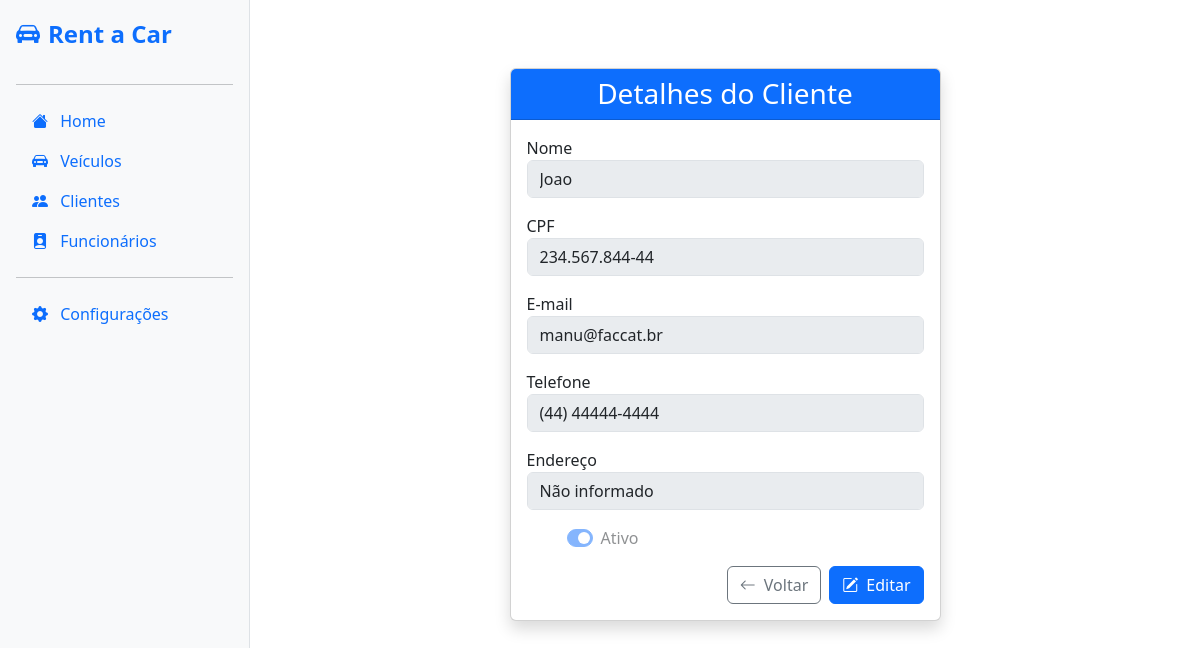
Page /client/39/ on the committed database.
### client/models.py (models this page shows, shortened)
class Client(models.Model):
    name = models.CharField(max_length=255, verbose_name="Nome")
    cpf = models.CharField(max_length=11, unique=True, verbose_name="CPF")
    email = models.EmailField(verbose_name="E-mail")
    address = models.TextField(blank=True, null=True, verbose_name="Endereço")
    phone = models.CharField(max_length=11, verbose_name="Telefone")
    active = models.BooleanField(default=True, verbose_name="Ativo")
    class Meta:
        verbose_name = "Cliente"
        verbose_name_plural = "Clientes"
    @property
    def cpf_formatado(self):
        cpf = self.cpf
        return f"{cpf[:3]}.{cpf[3:6]}.{cpf[6:9]}-{cpf[9:]}"
    @property
    def phone_formatado(self):
        if len(self.phone) == 11:
            ddd = self.phone[:2]
            parte1 = self.phone[2:7]
            parte2 = self.phone[7:]
            return f"({ddd}) {parte1}-{parte2}"
        return self.phone  # se não tiver 11 dígitos, retorna como está

### client/views.py (the view)
# urls.py: path('<int:id>/', views.client_detail, name='client_detail'),
def client_detail(request, id):
    client = get_object_or_404(Client, id=id)
    active_reservations = client.reservations.filter(status='active')
    has_active_reservations = active_reservations.exists()
    return render(request, 'clients/detail.html', {
        'client': client,
        'active_reservations': active_reservations,
        'has_active_reservations': has_active_reservations,
    })

### client/templates/clients/detail.html (shortened to what this page needs)
{% extends "base/base.html" %}
{% block content %}
<div class="container mt-5">
  <div class="row justify-content-center">
    <div class="col-md-8 col-lg-6">
      <div class="card shadow">
        <div class="card-header bg-primary text-white text-center">
          <h3 class="mb-0">Detalhes do Cliente</h3>
        </div>
        <div class="card-body">
          <form>
            <div class="mb-3">
              <label for="id_name">Nome</label>
              <input type="text" id="id_name" class="form-control" value="{{ client.name|title }}" disabled>
            </div>
            <div class="mb-3">
              <label for="id_cpf">CPF</label>
              <input type="text" id="id_cpf" class="form-control" value="{{ client.cpf_formatado }}" disabled>
            </div>
            <div class="mb-3">
              <label for="id_email">E-mail</label>
              <input type="email" id="id_email" class="form-control" value="{{ client.email }}" disabled>
            </div>
            <div class="mb-3">
              <label for="id_phone">Telefone</label>
              <input type="text" id="id_phone" class="form-control" value="{{ client.phone_formatado }}" disabled>
            </div>
            <div class="mb-3">
              <label for="id_address">Endereço</label>
              <textarea id="id_address" class="form-control" rows="3" disabled>{{ client.address|default:"Não informado" }}</textarea>
            </div>
            <div class="form-check form-switch mb-3">
              <input class="form-check-input" type="checkbox" id="id_active" {% if client.active %}checked{% endif %} disabled>
              <label class="form-check-label" for="id_active">Ativo</label>
            </div>
            <div class="d-flex justify-content-end gap-2 mt-3">
              <a href="{% url 'client_list' %}" class="btn btn-outline-secondary d-flex align-items-center">
                <i class="bi bi-arrow-left me-2"></i> Voltar
              </a>
              <a href="{% url 'client_update' client.id %}" class="btn btn-primary d-flex align-items-center">
                <i class="bi bi-pencil-square me-2"></i> Editar
              </a>
            </div>
          </form>
        </div>
      </div>
    </div>
  </div>
</div>
{% endblock %}

### client/templates/clients/detail.html (style rules this page uses)
input, textarea, select { width: 100%; padding: 8px 12px; border: 1px solid #d1d5db; border-radius: 8px; background-color: #fff; font-size: 1rem; box-sizing: border-box; transition: border-color 0.3s ease; }
textarea { height: 38px; resize: none; padding: 8px 12px; border: 1px solid #d1d5db; border-radius: 8px; background-color: #fff; font-size: 1rem; box-sizing: border-box; transition: border-color 0.3s ease; }
.form-check { display: flex; align-items: center; gap: 8px; margin-top: 8px; }
.form-check input[type="checkbox"] { width: auto; margin: 0; }

### rows in the picture
Client: name "Joao", cpf_formatado "234.567.844-44", email "manu@faccat.br", phone_formatado "(44) 44444-4444", address "Não informado", active "☑"
